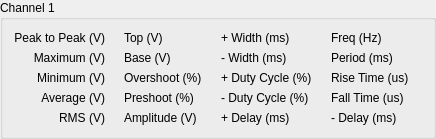
           <widget class="QGroupBox" name="groupBox">
            <property name="title">
             <string>Channel 1</string>
            </property>
            <layout class="QHBoxLayout" name="horizontalLayout_3">
             <item>
              <layout class="QGridLayout" name="gridLayout">
               <item row="2" column="0">
                <widget class="QLabel" name="label_3">
                 <property name="text">
                  <string>Maximum (V)</string>
                 </property>
                 <property name="alignment">
                  <set>Qt::AlignRight|Qt::AlignTrailing|Qt::AlignVCenter</set>
                 </property>
                </widget>
               </item>
               <item row="5" column="0">
                <widget class="QLabel" name="label_6">
                 <property name="text">
                  <string>RMS (V)</string>
                 </property>
                 <property name="alignment">
                  <set>Qt::AlignRight|Qt::AlignTrailing|Qt::AlignVCenter</set>
                 </property>
                </widget>
               </item>
               <item row="0" column="2">
                <widget class="QLabel" name="label_12">
                 <property name="text">
                  <string>Top (V)</string>
                 </property>
                </widget>
               </item>
               <item row="2" column="1">
                <widget class="QLabel" name="vmax1">
                 <property name="text">
                  <string/>
                 </property>
                 <property name="textInteractionFlags">
                  <set>Qt::LinksAccessibleByMouse|Qt::TextSelectableByKeyboard|Qt::TextSelectableByMouse</set>
                 </property>
                </widget>
               </item>
               <item row="0" column="4">
                <widget class="QLabel" name="label_14">
                 <property name="text">
                  <string>+ Width (ms)</string>
                 </property>
                </widget>
               </item>
               <item row="4" column="1">
                <widget class="QLabel" name="vavg1">
                 <property name="text">
                  <string/>
                 </property>
                 <property name="textInteractionFlags">
                  <set>Qt::LinksAccessibleByMouse|Qt::TextSelectableByKeyboard|Qt::TextSelectableByMouse</set>
                 </property>
                </widget>
               </item>
               <item row="3" column="1">
                <widget class="QLabel" name="vmin1">
                 <property name="text">
                  <string/>
                 </property>
                 <property name="textInteractionFlags">
                  <set>Qt::LinksAccessibleByMouse|Qt::TextSelectableByKeyboard|Qt::TextSelectableByMouse</set>
                 </property>
                </widget>
               </item>
               <item row="4" column="0">
                <widget class="QLabel" name="label_5">
                 <property name="text">
                  <string>Average (V)</string>
                 </property>
                 <property name="alignment">
                  <set>Qt::AlignRight|Qt::AlignTrailing|Qt::AlignVCenter</set>
                 </property>
                </widget>
               </item>
               <item row="0" column="1">
                <widget class="QLabel" name="vpp1">
                 <property name="text">
                  <string/>
                 </property>
                 <property name="textInteractionFlags">
                  <set>Qt::LinksAccessibleByMouse|Qt::TextSelectableByKeyboard|Qt::TextSelectableByMouse</set>
                 </property>
                </widget>
               </item>
               <item row="0" column="0">
                <widget class="QLabel" name="label_2">
                 <property name="text">
                  <string>Peak to Peak (V)</string>
                 </property>
                 <property name="alignment">
                  <set>Qt::AlignRight|Qt::AlignTrailing|Qt::AlignVCenter</set>
                 </property>
                </widget>
               </item>
               <item row="5" column="1">
                <widget class="QLabel" name="vrms1">
                 <property name="text">
                  <string/>
                 </property>
                 <property name="textInteractionFlags">
                  <set>Qt::LinksAccessibleByMouse|Qt::TextSelectableByKeyboard|Qt::TextSelectableByMouse</set>
                 </property>
                </widget>
               </item>
               <item row="3" column="0">
                <widget class="QLabel" name="label_4">
                 <property name="text">
                  <string>Minimum (V)</string>
                 </property>
                 <property name="alignment">
                  <set>Qt::AlignRight|Qt::AlignTrailing|Qt::AlignVCenter</set>
                 </property>
                </widget>
               </item>
               <item row="0" column="6">
                <widget class="QLabel" name="label_13">
                 <property name="text">
                  <string>Freq (Hz)</string>
                 </property>
                </widget>
               </item>
               <item row="0" column="5">
                <widget class="QLabel" name="pwid1">
                 <property name="text">
                  <string/>
                 </property>
                 <property name="textInteractionFlags">
                  <set>Qt::LinksAccessibleByMouse|Qt::TextSelectableByKeyboard|Qt::TextSelectableByMouse</set>
                 </property>
                </widget>
               </item>
               <item row="0" column="3">
                <widget class="QLabel" name="vtop1">
                 <property name="text">
                  <string/>
                 </property>
                 <property name="textInteractionFlags">
                  <set>Qt::LinksAccessibleByMouse|Qt::TextSelectableByKeyboard|Qt::TextSelectableByMouse</set>
                 </property>
                </widget>
               </item>
               <item row="0" column="7">
                <widget class="QLabel" name="freq1">
                 <property name="text">
                  <string/>
                 </property>
                 <property name="textInteractionFlags">
                  <set>Qt::LinksAccessibleByMouse|Qt::TextSelectableByKeyboard|Qt::TextSelectableByMouse</set>
                 </property>
                </widget>
               </item>
               <item row="2" column="2">
                <widget class="QLabel" name="label_15">
                 <property name="text">
                  <string>Base (V)</string>
                 </property>
                </widget>
               </item>
               <item row="2" column="3">
                <widget class="QLabel" name="vbas1">
                 <property name="text">
                  <string/>
                 </property>
                 <property name="textInteractionFlags">
                  <set>Qt::LinksAccessibleByMouse|Qt::TextSelectableByKeyboard|Qt::TextSelectableByMouse</set>
                 </property>
                </widget>
               </item>
               <item row="2" column="4">
                <widget class="QLabel" name="label_16">
                 <property name="text">
                  <string>- Width (ms)</string>
                 </property>
                </widget>
               </item>
               <item row="2" column="5">
                <widget class="QLabel" name="nwid1">
                 <property name="text">
                  <string/>
                 </property>
                 <property name="textInteractionFlags">
                  <set>Qt::LinksAccessibleByMouse|Qt::TextSelectableByKeyboard|Qt::TextSelectableByMouse</set>
                 </property>
                </widget>
               </item>
               <item row="2" column="6">
                <widget class="QLabel" name="label_17">
                 <property name="text">
                  <string>Period (ms)</string>
                 </property>
                </widget>
               </item>
               <item row="2" column="7">
                <widget class="QLabel" name="per1">
                 <property name="text">
                  <string/>
                 </property>
                 <property name="textInteractionFlags">
                  <set>Qt::LinksAccessibleByMouse|Qt::TextSelectableByKeyboard|Qt::TextSelectableByMouse</set>
                 </property>
                </widget>
               </item>
               <item row="3" column="2">
                <widget class="QLabel" name="label_18">
                 <property name="text">
                  <string>Overshoot (%)</string>
                 </property>
                </widget>
               </item>
               <item row="3" column="3">
                <widget class="QLabel" name="over1">
                 <property name="text">
                  <string/>
                 </property>
                 <property name="textInteractionFlags">
                  <set>Qt::LinksAccessibleByMouse|Qt::TextSelectableByKeyboard|Qt::TextSelectableByMouse</set>
                 </property>
                </widget>
               </item>
               <item row="4" column="2">
                <widget class="QLabel" name="label_20">
                 <property name="text">
                  <string>Preshoot (%)</string>
                 </property>
                </widget>
               </item>
               <item row="4" column="3">
                <widget class="QLabel" name="pres1">
                 <property name="text">
                  <string/>
                 </property>
                 <property name="textInteractionFlags">
                  <set>Qt::LinksAccessibleByMouse|Qt::TextSelectableByKeyboard|Qt::TextSelectableByMouse</set>
                 </property>
                </widget>
               </item>
               <item row="3" column="4">
                <widget class="QLabel" name="label_22">
                 <property name="text">
                  <string>+ Duty Cycle (%)</string>
                 </property>
                </widget>
               </item>
               <item row="3" column="5">
                <widget class="QLabel" name="pdut1">
                 <property name="text">
                  <string/>
                 </property>
                 <property name="textInteractionFlags">
                  <set>Qt::LinksAccessibleByMouse|Qt::TextSelectableByKeyboard|Qt::TextSelectableByMouse</set>
                 </property>
                </widget>
               </item>
               <item row="4" column="4">
                <widget class="QLabel" name="label_24">
                 <property name="text">
                  <string>- Duty Cycle (%)</string>
                 </property>
                </widget>
               </item>
               <item row="4" column="5">
                <widget class="QLabel" name="ndut1">
                 <property name="text">
                  <string/>
                 </property>
                 <property name="textInteractionFlags">
                  <set>Qt::LinksAccessibleByMouse|Qt::TextSelectableByKeyboard|Qt::TextSelectableByMouse</set>
                 </property>
                </widget>
               </item>
               <item row="3" column="6">
                <widget class="QLabel" name="label_26">
                 <property name="text">
                  <string>Rise Time (us)</string>
                 </property>
                </widget>
               </item>
               <item row="3" column="7">
                <widget class="QLabel" name="rise1">
                 <property name="sizePolicy">
                  <sizepolicy hsizetype="Preferred" vsizetype="Preferred">
                   <horstretch>0</horstretch>
                   <verstretch>0</verstretch>
                  </sizepolicy>
                 </property>
                 <property name="text">
                  <string/>
                 </property>
                 <property name="textInteractionFlags">
                  <set>Qt::LinksAccessibleByMouse|Qt::TextSelectableByKeyboard|Qt::TextSelectableByMouse</set>
                 </property>
                </widget>
               </item>
               <item row="4" column="6">
                <widget class="QLabel" name="label_28">
                 <property name="text">
                  <string>Fall Time (us)</string>
                 </property>
                </widget>
               </item>
               <item row="4" column="7">
                <widget class="QLabel" name="fall1">
                 <property name="text">
                  <string/>
                 </property>
                 <property name="textInteractionFlags">
                  <set>Qt::LinksAccessibleByMouse|Qt::TextSelectableByKeyboard|Qt::TextSelectableByMouse</set>
                 </property>
                </widget>
               </item>
               <item row="5" column="4">
                <widget class="QLabel" name="label_19">
                 <property name="text">
                  <string>+ Delay (ms)</string>
                 </property>
                </widget>
               </item>
               <item row="5" column="6">
                <widget class="QLabel" name="label_21">
                 <property name="text">
                  <string>- Delay (ms)</string>
                 </property>
                </widget>
               </item>
               <item row="5" column="5">
                <widget class="QLabel" name="pdel1">
                 <property name="text">
                  <string/>
                 </property>
                 <property name="textInteractionFlags">
                  <set>Qt::LinksAccessibleByMouse|Qt::TextSelectableByKeyboard|Qt::TextSelectableByMouse</set>
                 </property>
                </widget>
               </item>
               <item row="5" column="7">
                <widget class="QLabel" name="ndel1">
                 <property name="text">
                  <string/>
                 </property>
                 <property name="textInteractionFlags">
                  <set>Qt::LinksAccessibleByMouse|Qt::TextSelectableByKeyboard|Qt::TextSelectableByMouse</set>
                 </property>
                </widget>
               </item>
               <item row="5" column="2">
                <widget class="QLabel" name="label_23">
                 <property name="text">
                  <string>Amplitude (V)</string>
                 </property>
                </widget>
               </item>
               <item row="5" column="3">
                <widget class="QLabel" name="vamp1">
                 <property name="text">
                  <string/>
                 </property>
                 <property name="textInteractionFlags">
                  <set>Qt::LinksAccessibleByMouse|Qt::TextSelectableByKeyboard|Qt::TextSelectableByMouse</set>
                 </property>
                </widget>
               </item>
              </layout>
             </item>
            </layout>
           </widget>
